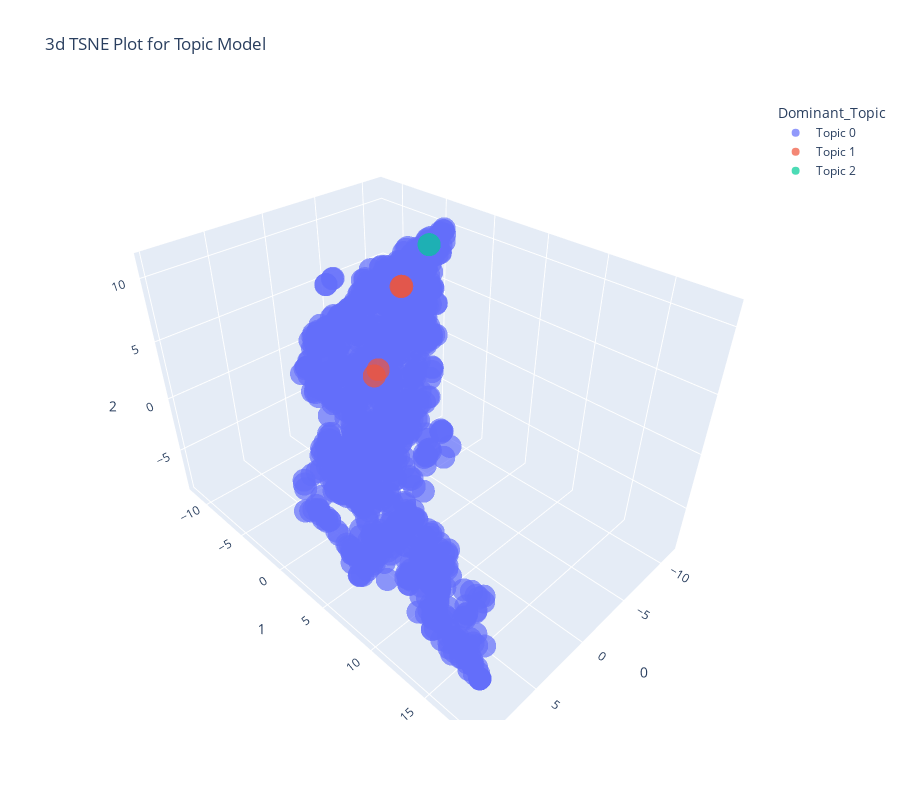

The notebook cell saved with this chart:
### Code cell
plot_model(lsi, plot = 'tsne')

plot_model(lsi, plot = 'umap')

### Figure 1 — Plotly figure (JSON) as saved in the notebook; plotly's stock layout.template omitted (floating-point values rounded to 4 significant figures; data arrays with more than 128 entries replaced by an {"elided": "..."} marker saying what was removed)
{"data": [{"hovertemplate": "Dominant_Topic=Topic 0<br>0=%{x}<br>1=%{y}<br>2=%{z}<extra></extra>", "legendgroup": "Topic 0", "marker": {"color": "#636efa", "opacity": 0.7, "symbol": "circle"}, "mode": "markers", "name": "Topic 0", "scene": "scene", "showlegend": true, "type": "scatter3d", "x": {"elided": "964 float values"}, "y": {"elided": "964 float values"}, "z": {"elided": "964 float values"}}, {"hovertemplate": "Dominant_Topic=Topic 1<br>0=%{x}<br>1=%{y}<br>2=%{z}<extra></extra>", "legendgroup": "Topic 1", "marker": {"color": "#EF553B", "opacity": 0.7, "symbol": "circle"}, "mode": "markers", "name": "Topic 1", "scene": "scene", "showlegend": true, "type": "scatter3d", "x": [-6.211, -5.551, -10.66, -10.48], "y": [-7.249, -7.033, -8.81, -8.702], "z": [-2.353, -2.599, 3.535, 3.594]}, {"hovertemplate": "Dominant_Topic=Topic 2<br>0=%{x}<br>1=%{y}<br>2=%{z}<extra></extra>", "legendgroup": "Topic 2", "marker": {"color": "#00cc96", "opacity": 0.7, "symbol": "circle"}, "mode": "markers", "name": "Topic 2", "scene": "scene", "showlegend": true, "type": "scatter3d", "x": [-11.43], "y": [-6.263], "z": [7.887]}], "layout": {"height": 800, "legend": {"title": {"text": "Dominant_Topic"}, "tracegroupgap": 0}, "scene": {"domain": {"x": [0, 1], "y": [0, 1]}, "xaxis": {"title": {"text": "0"}}, "yaxis": {"title": {"text": "1"}}, "zaxis": {"title": {"text": "2"}}}, "title": {"text": "3d TSNE Plot for Topic Model"}, "width": 900}}
